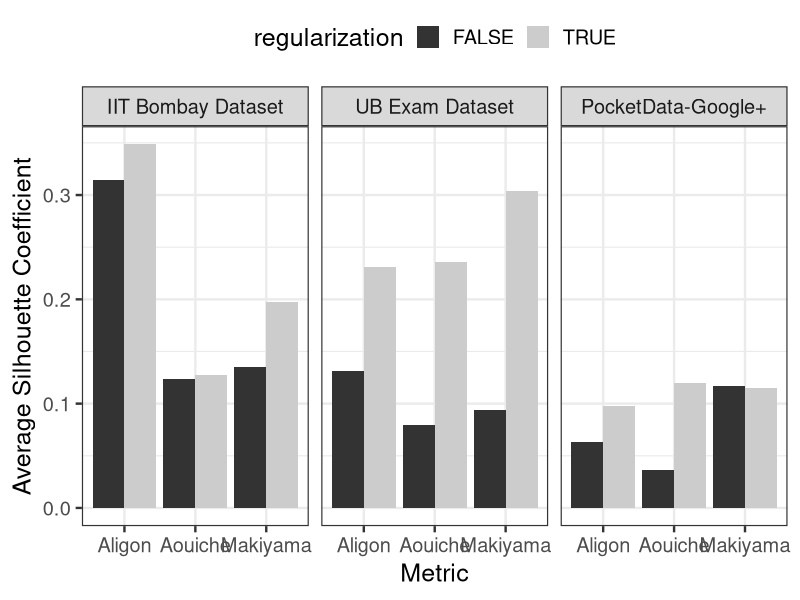

The R source for this figure: (Note: this script raises an error after producing the figure.)
# set working directory
#setwd("~/Downloads/EttuBench")

# load supporting libraries
library(ggplot2)

comparison <- read.csv(file = "./data/result.csv", header = TRUE)
comparison$dataset <- factor(comparison$dataset, 
                             levels = c("IIT Bombay Dataset", 
                                        "UB Exam Dataset", 
                                        "PocketData-Google+"))

ggplot(data = comparison, aes(x = metric, y = silhouette, fill = regularization)) + 
  geom_bar(position="dodge", stat="identity") + facet_grid(~ dataset) + 
  ylab("Average Silhouette Coefficient") + xlab("Metric") + 
  theme_bw(base_size = 18) + theme(legend.position = "top") + scale_fill_grey() +
  ggsave(filename = "./figure/compare_silhouette.pdf")

ggplot(data = comparison, aes(x = metric, y = beta_cv, fill = regularization)) + 
  geom_bar(position="dodge", stat="identity") + facet_grid(~ dataset) + 
  ylab("Average Silhouette Coefficient") + xlab("Metric") + 
  theme_bw(base_size = 18) + theme(legend.position = "top") + scale_fill_grey() +
  ggsave(filename = "./figure/compare_betacv.pdf")

ggplot(data = comparison, aes(x = metric, y = dunn, fill = regularization)) + 
  geom_bar(position="dodge", stat="identity") + facet_grid(~ dataset) + 
  ylab("Average Silhouette Coefficient") + xlab("Metric") + 
  theme_bw(base_size = 18) + theme(legend.position = "top") + scale_fill_grey() +
  ggsave(filename = "./figure/compare_dunn.pdf")
